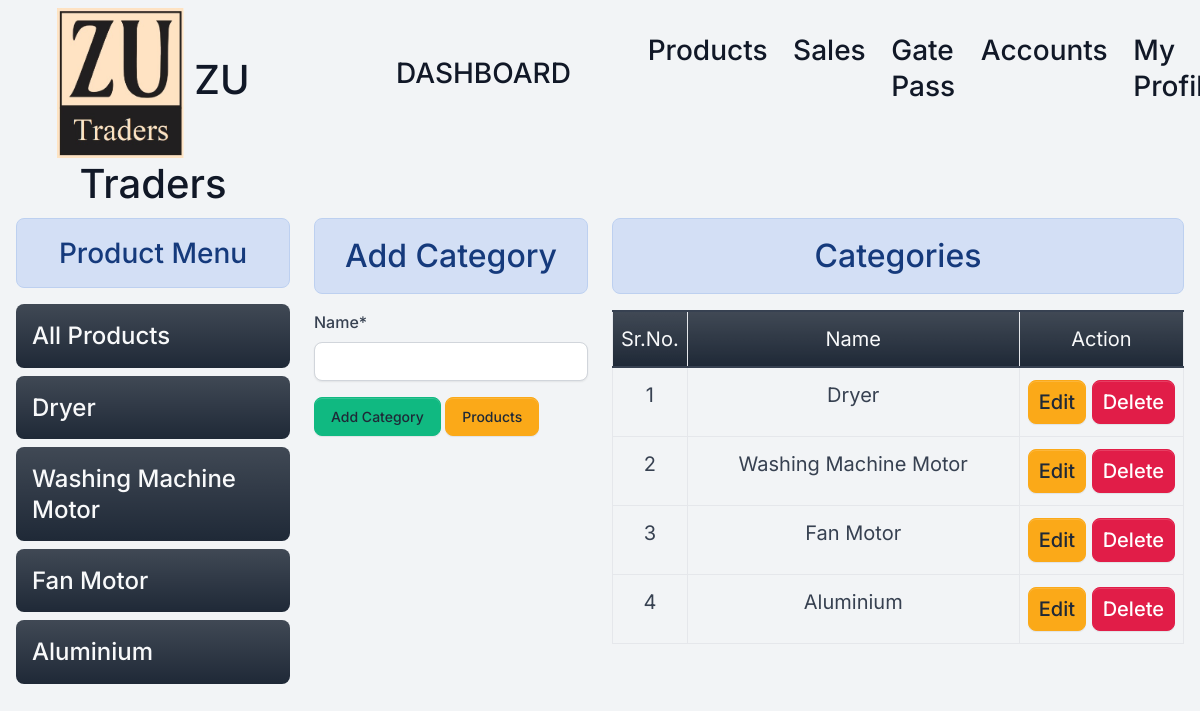
Page /category/ (signed in) on the committed database.
### home/models.py (models this page shows, shortened)
class Category(models.Model):
    name = models.CharField(max_length=100)
    is_deleted=models.BooleanField(default=False)

### home/views/category.py (the view)
# urls.py: path('category/', category.add_category , name="category"),
@login_required
@permission_required('home.add_category', login_url='/login/')
def add_category(request):
  if request.user.is_authenticated:
    if request.method == 'POST':
        categories=Category.objects.filter(is_deleted=False)
        mydata=Category.objects.filter(is_deleted=False)
        form = CategoryForm(request.POST)
        if form.is_valid():
          form.save()
          messages.success(request,"Category Added successfully !!")
          return redirect('category')
    else:
        mydata=Category.objects.filter(is_deleted=False)
        categories=Category.objects.filter(is_deleted=False)
        form = CategoryForm()
    data={'form': form, 'mydata':mydata,'categories':categories}
    return render(request, 'stock/add_category.html', data)
  else:
    return redirect('signin')

### home/forms.py
class CategoryForm(forms.ModelForm):
    class Meta:
        model = Category
        fields = ['name']

### templates/stock/add_category.html (shortened to what this page needs)
{% extends 'base.html' %}
{% load crispy_forms_tags %}
{% block content %}
<div class="container-fluid mb-5">
  <div class="row">
    {% include 'stock/product_menu.html' %}
    <div class="col-3 ">
      <h2 class="text-center alert alert-info">Add Category</h2>
      <form method="post">
        {{form|crispy}}
        <input type="submit" class="btn btn-success" {% if update %} value="Update Category" {% else %} value="Add Category" {%endif %}>
        <a href= "/product/" class="btn btn-warning" >Products</a>
      </form>
    </div>
    <div class="col-6  ">
      <h2 class="text-center alert alert-info">Categories</h2>
      {% if mydata %}
      <table class="table table-stripped table-bordered" id="petrol-table">
        <colgroup>
          <col width="10%">
          <col width="65%">
          {% if update %} {% else %}<col width="25%"> {% endif %}
      </colgroup>
        <thead>
          <tr class="bg-primary bg-gradient text-light text-center">
            <td class="text-center fs-5">Sr.No.</td>
            <td class="text-center fs-5">Name</td>
            {% if update %} {% else %}<td class="text-center fs-5" >Action</td> {% endif %}
          </tr>
        </thead>
        <tbody>
          {% if update %}
          <tr>
            <td class="text-center fs-5" >{{mydata.id}}</td>
            <td class="text-center fs-5">{{mydata.name}}</td>
          </tr>
          {% else %}
          {% for data in mydata %}
          <tr>
            <td class="text-center fs-5" >{{forloop.counter}}</td>
            <td class="text-center fs-5">{{data.name}}</td>
            {% if perms.home.change_blog %}
            <td  class="text-center fs-5">
              <a class="btn btn-sm btn-warning fs-5" href={% url 'editcategory' id=data.id %}>Edit</a>
              {% endif %}
              {% if perms.home.delete_tank %}
              <a class=" btn btn-sm btn-danger fs-5" href={% url 'deletecategory' id=data.id %}>Delete</a>
              {% endif %}
            </td>
          </tr>
          {% endfor %}
          {% endif %}
        </tbody>
      </table>
      {% else %}
      <h4 class="text-center alert alert-warning">No Record Found</h4>
      {% endif %}
    </div>
  </div>
</div>
{% endblock content %}

### templates/stock/product_menu.html (shortened to what this page needs)
<div class="col-lg-3">
    <h3 class="text-center alert alert-info">Product Menu</h3>
    <div class="list-group">
      <h4 class="bg-primary bg-gradient alert-info rounded  p-3 "><a class="text-light" href="/product/" class="list-group-item">All Products</a></h4>
      {% if not prod %}
      {% for category in categories %}
      <h4 class="bg-primary bg-gradient rounded p-3 "><a class="text-light"  href="?category={{category.id}}" class="list-group-item">{{category.name}}</a></h4>
      {% endfor %}
      {% endif %}
    </div>
  </div>

### static/assets/default/css/style.css (style rules this page uses)
html, body { height: 100%; width: 100%; max-height: 100%; overflow: auto; display: flex; flex-direction: column; }

### rows in the picture
Category: name "Dryer"
Category: name "Washing Machine Motor"
Category: name "Fan Motor"
Category: name "Aluminium"
